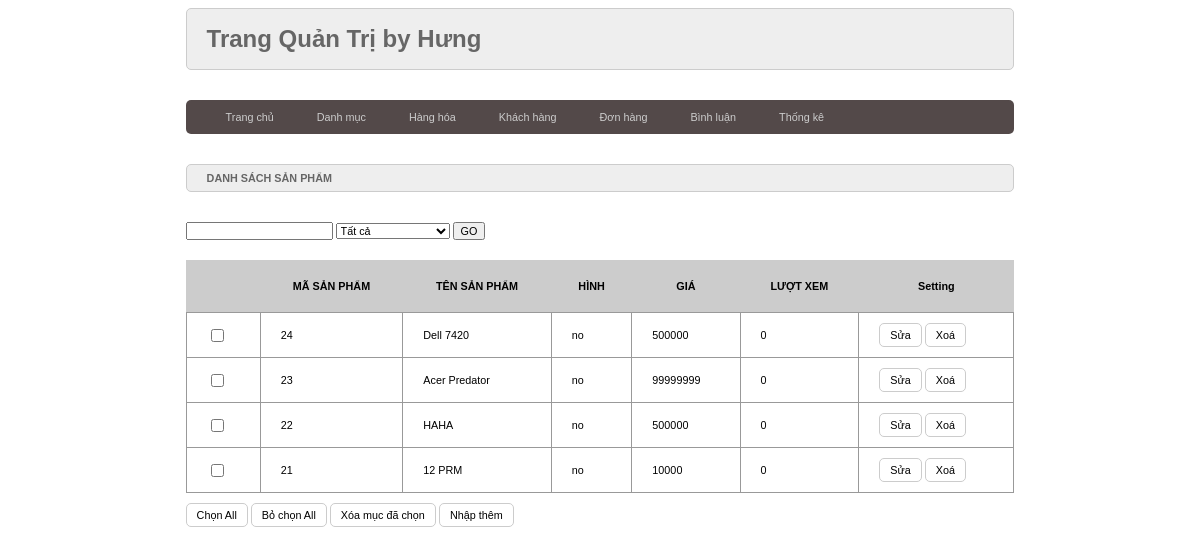
/admin/index.php?act=listsp, run on the app's committed database.
### tables this page shows
CREATE TABLE `sanpham` (
  `id` int(11) NOT NULL,
  `name` varchar(255) NOT NULL,
  `gia` double DEFAULT 0,
  `img` varchar(255) DEFAULT NULL,
  `mota` text DEFAULT NULL,
  `luotxem` int(11) DEFAULT 0,
  `danhmuc` int(11) NOT NULL
);

### model/pdo.php (called while the page is built, shortened)
<?php
function pdo_get_connection(){
    $servername = "localhost";
    $username = "root";
    $password = "";
    try {
        $conn = new PDO("mysql:host=$servername;dbname=sql", $username, $password);
        $conn->setAttribute(PDO::ATTR_ERRMODE, PDO::ERRMODE_EXCEPTION);
        return $conn;
    } catch(PDOException $e) {
        echo "Connection failed: " . $e->getMessage();
    }
}
function pdo_query($sql){
    $sql_args=array_slice(func_get_args(),1);
    try{
        $conn=pdo_get_connection();
        $stmt=$conn->prepare($sql);
        $stmt->execute($sql_args);
        $rows=$stmt->fetchAll();
        return $rows;
    }
    catch(PDOException $e){
        throw $e;
    }
    finally{
        unset($conn);
    }
}
?>

### model/sanpham.php (called while the page is built, shortened)
<?php
    function loadall_sanpham($kyw, $iddm){
        $sql = "select * from sanpham where 1";
        $sql.=" order by id desc";
        $listsanpham=pdo_query($sql);
        return $listsanpham;
    }
?>

### admin/sanpham/list.php (the view, shortened to what this page needs)
<div class="row">
        <div class="row frmtitle mb">
          <h1>DANH SÁCH SẢN PHẨM</h1>
        </div>
        <form action="index.php?act=listsp" method="post">
                <input type="text" name="kyw">
                <select name="iddm" id="">
                  <option value="0" selected>Tất cả</option>
                  </select>
                  <input type="submit" name="listspok" value="GO">
              </form>
        <div class="row frmcontent">
            <div class="row mb10 frmdsloai">
                <table>
                    <tr>
                        <th></th>
                        <th>MÃ SẢN PHẨM</th>
                        <th>TÊN SẢN PHẨM</th>
                        <th>HÌNH</th>
                        <th>GIÁ</th>
                        <th>LƯỢT XEM</th>
                        <th>Setting</th>
                    </tr>
                    <?php
                        foreach($listsanpham as $sp){
                            extract($sp);
                            $suasp='index.php?act=suasp&id='.$id;
                            $xoasp='index.php?act=xoasp&id='.$id;
                            $hinhpath="./uploads/".$img;
                            if(is_file($hinhpath)){
                              $hinh='<img src="'.$hinhpath.'" alt="" height="80">';
                            }
                            else{
                              $hinh="no";
                            }
                            echo '
                            <tr>
                                <td><input type="checkbox" name="" id=""></td>
                                <td>'.$id.'</td>
                                <td>'.$name.'</td>
                                <td>'.$hinh.'</td>
                                <td>'.$gia.'</td>
                                <td>'.$luotxem.'</td>
                                <td>
                                <a href="'.$suasp.'"><input type="button" value="Sửa"></a>
                                <a href="'.$xoasp.'"><input type="button" value="Xoá"></a>
                                </td>
                            </tr>
                            ';
                        }
                    ?>
                </table>
            </div>
          <div class="row mb10">
            <input type="button" name="select-all" value="Chọn All" />
            <input type="button" name="deselectAll" value="Bỏ chọn All" />
            <input type="button" value="Xóa mục đã chọn" />
            <a href="index.php?act=addsp"><input type="button" value="Nhập thêm" /></a>
          </div>
        </div>
      </div>

### view/css/style.css (style rules this page uses)
* { box-sizing: border-box; font-family: sans-serif; font-size: 0.9vw; }
.row { float: left; width: 100%; }
.mb { margin-bottom: 30px; }
.mb10 { margin-bottom: 10px; }
.formtaikhoan input[type="submit"], .formtaikhoan input[type="reset"], .frmcontent input[type="submit"], .frmcontent input[type="reset"], .frmcontent input[type="button"] { background-color: white; border: 1px #CCC solid; padding: 5px 10px; border-radius: 5px; }
.frmtitle { background-color: #EEE; border: 1px #CCC solid; border-radius: 5px; color: #666; padding: 0px 20px; }
.frmcontent { padding: 20px 0px }
.frmdsloai table { width: 100%; border-collapse: collapse; }
.frmdsloai table th { padding: 20px; background-color: #CCC; }
.frmdsloai table td { padding: 10px 20px; border: 1px #999 solid; }
* { box-sizing: border-box }

### data on the page
sanpham: id "24", name "Dell 7420", img "no", gia "500000", luotxem "0"
sanpham: id "23", name "Acer Predator", img "no", gia "99999999", luotxem "0"
sanpham: id "22", name "HAHA", img "no", gia "500000", luotxem "0"
sanpham: id "21", name "12 PRM", img "no", gia "10000", luotxem "0"
